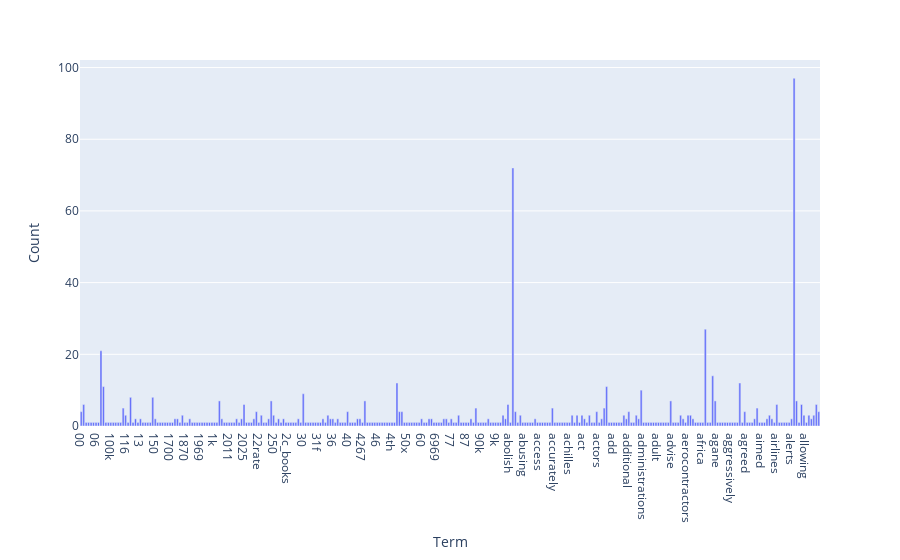

Source (notebook cell):
### Code cell
import plotly.express as px
words = count_vect.get_feature_names_out()[:300]
freqs = term_frequencies[:300]
my_df_plot = pd.DataFrame({
    "word": words, 
    "frequencies": freqs
})
my_df_plot = my_df_plot[my_df_plot["frequencies"] > 0]
fig_plotly = px.bar(
    my_df_plot, 
    x="word",
    y="frequencies", 
    labels={"word": "Term", "frequencies": "Count"}
)
fig_plotly.show()

### Figure 1 — Plotly figure (JSON) as saved in the notebook; plotly's stock layout.template omitted (floating-point values rounded to 4 significant figures; data arrays with more than 128 entries replaced by an {"elided": "..."} marker saying what was removed)
{"data": [{"hovertemplate": "Term=%{x}<br>Count=%{y}<extra></extra>", "legendgroup": "", "marker": {"color": "#636efa", "pattern": {"shape": ""}}, "name": "", "orientation": "v", "showlegend": false, "textposition": "auto", "type": "bar", "x": {"elided": "300 str values"}, "xaxis": "x", "y": {"elided": "300 int values"}, "yaxis": "y"}], "layout": {"barmode": "relative", "legend": {"tracegroupgap": 0}, "margin": {"t": 60}, "xaxis": {"anchor": "y", "domain": [0, 1], "title": {"text": "Term"}}, "yaxis": {"anchor": "x", "domain": [0, 1], "title": {"text": "Count"}}}}
